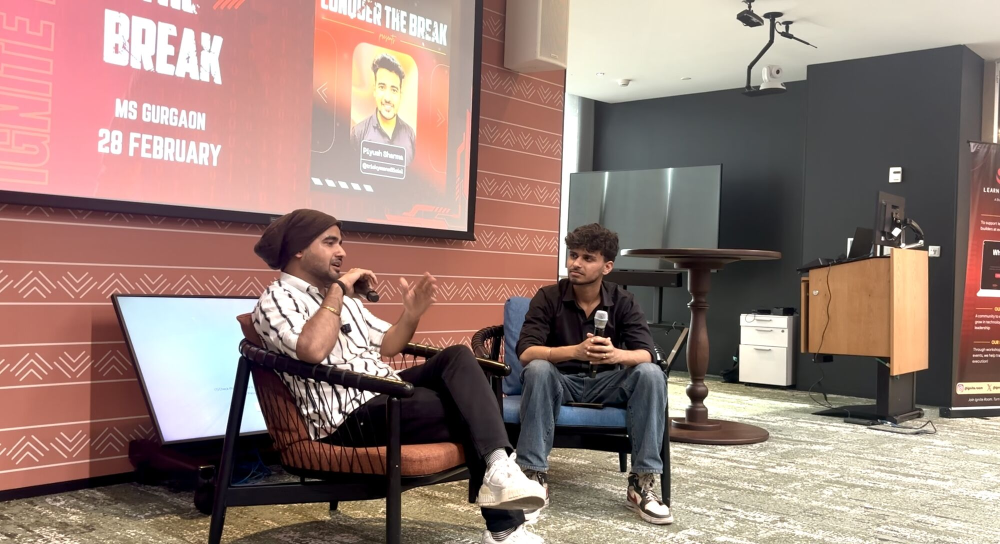
#> input picture assets/images/featured/trickyman.jpg, 2000 x 1088 px (shown at 1/2 size)
$ python gen-images.py
#> lines starting #> are read from the running program, lines starting #| are printed output that depends on the picture
#!/usr/bin/env python3
"""Regenerate the responsive WebP set in assets/images/opt/.

    python3 tools/gen-images.py

Add new source photos to SRCS below. Needs Pillow: pip3 install Pillow
"""
import os, json
from PIL import Image

ROOT = os.environ.get("ROOT") or os.path.dirname(os.path.dirname(os.path.abspath(__file__)))
OUT = os.path.join(ROOT, "assets/images/opt")
os.makedirs(OUT, exist_ok=True)

SRCS = [
    "assets/images/featured/trickyman.jpg",
    "assets/images/featured/haMum26.jpeg",
    "assets/images/featured/tasc.jpeg",
    "assets/images/featured/school.jpg",
    "assets/images/featured/HAfinal26.jpeg",
    "assets/images/featured/hackathon.jpg",
    "assets/images/featured/ignite.jpg",
    "assets/images/featured/innova.jpg",
    "assets/images/featured/mum26.jpeg",
    "assets/images/featured/sirma.jpeg",
    "assets/images/profile.jpg",
    "assets/images/profile1.jpg",
    "assets/images/profile23.jpg",
]
WIDTHS = [480, 960, 1600]
report = []
for rel in SRCS:
    src = os.path.join(ROOT, rel)
    if not os.path.exists(src):
        report.append({"src": rel, "error": "missing"}); continue
    stem = os.path.splitext(os.path.basename(rel))[0]
    im = Image.open(src).convert("RGB")
#> im is the input picture: PIL image 2000x1088 RGB; mean R, G, B 151.3, 126.8, 118.7
    ow, oh = im.size
#> ow = 2000; oh = 1088
    orig_kb = round(os.path.getsize(src)/1024)
    made = []
    for w0 in WIDTHS:
        w = min(w0, ow)
        h = round(oh * w / ow)
        dst = os.path.join(OUT, f"{stem}-{w}.webp")
        if not os.path.exists(dst):
            im.resize((w, h), Image.LANCZOS).save(dst, "WEBP", quality=78, method=6)
        made.append({"w": w, "kb": round(os.path.getsize(dst)/1024),
                     "file": f"assets/images/opt/{stem}-{w}.webp"})
#> this loop made 3 passes
#> pass 1, `im.resize((w, h), Image.LANCZOS).save(dst, "WEBP", quality=78, method=6)`:
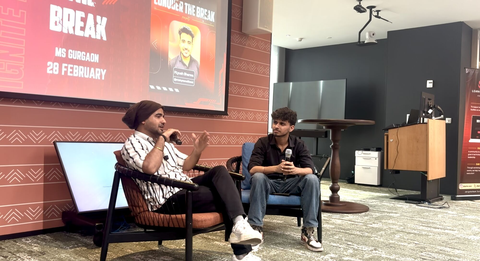
#> saved as trickyman-480.webp: PIL image 480x261 RGB; mean R, G, B 151.3, 126.7, 118.7
#> pass 2, `im.resize((w, h), Image.LANCZOS).save(dst, "WEBP", quality=78, method=6)`:
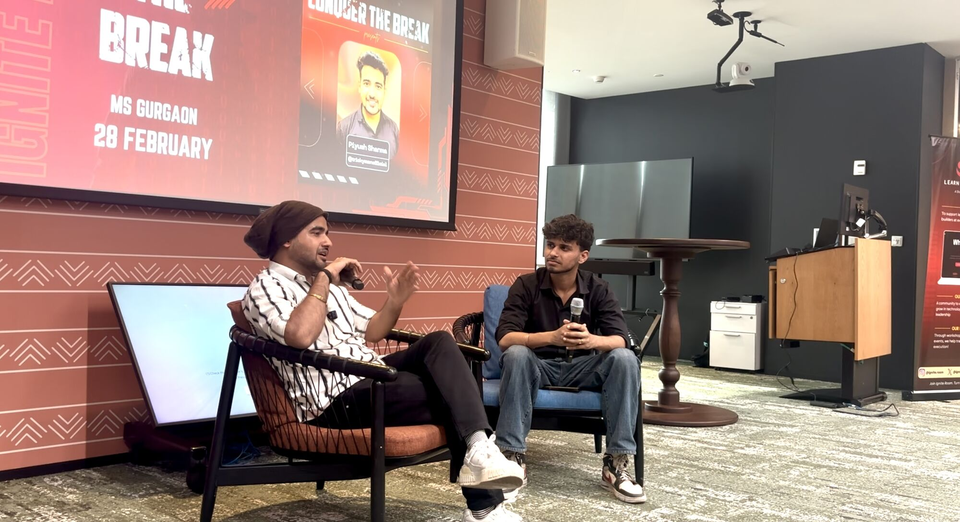
#> saved as trickyman-960.webp: PIL image 960x522 RGB; mean R, G, B 151.3, 126.7, 118.7
#> after the loop, made = 3 items
    seen, uniq = set(), []
    for m in made:
        if m["w"] not in seen: seen.add(m["w"]); uniq.append(m)
#> after the loop, seen = 3 items; uniq = 3 items
#> pass 3 of the loop `for rel in SRCS:`:
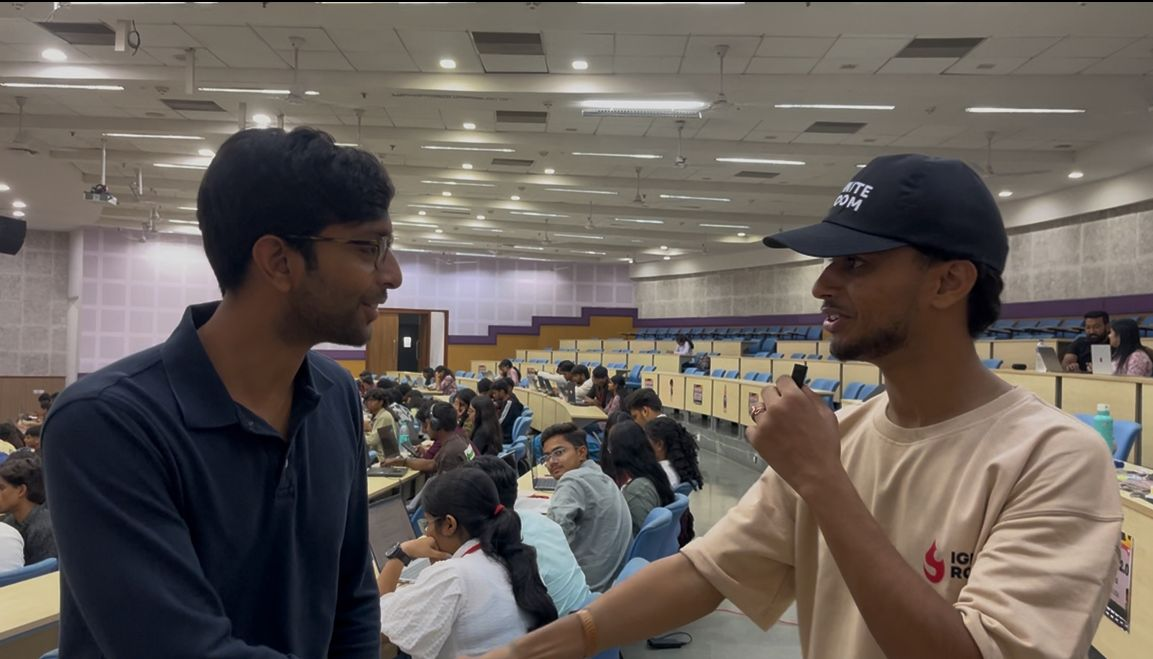
#> input picture assets/images/featured/tasc.jpeg, 1153 x 659 px
#> im is the input picture: PIL image 1153x659 RGB; mean R, G, B 103.1, 95.4, 89.9
#> orig_kb = 95
#> the loop `for w0 in WIDTHS:` made 3 passes
#> pass 1, `im.resize((w, h), Image.LANCZOS).save(dst, "WEBP", quality=78, method=6)`:
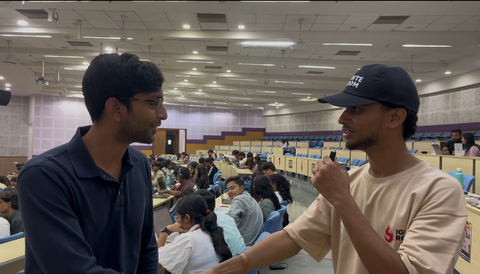
#> saved as tasc-480.webp: PIL image 480x274 RGB; mean R, G, B 103.1, 95.4, 89.9
#> the loop `for m in made:` made 3 passes
#| ok tasc
#> the loop made 13 passes; the first 3 are shown
    report.append({"src": rel, "stem": stem, "orig": f"{ow}x{oh}", "origKB": orig_kb, "variants": uniq})
    print("ok", stem, flush=True)
with open(os.path.join(ROOT, "assets/images/opt/_report.json"), "w") as f:
    json.dump(report, f, indent=1)
tot_o = sum(r.get("origKB",0) for r in report)
tot_mob = sum(min(v["kb"] for v in r["variants"]) for r in report if r.get("variants"))
print(f"DONE originals={tot_o}KB smallest-webp(mobile)={tot_mob}KB")
